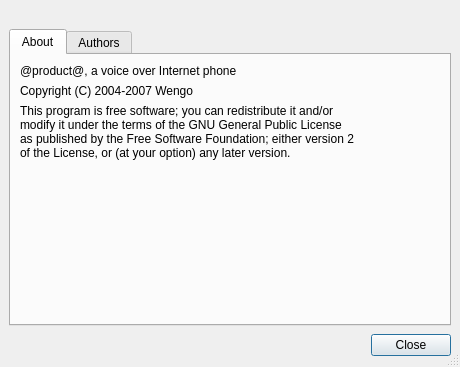
<ui version="4.0" >
 <class>AboutWindow</class>
 <widget class="QDialog" name="AboutWindow" >
  <property name="geometry" >
   <rect>
    <x>0</x>
    <y>0</y>
    <width>460</width>
    <height>367</height>
   </rect>
  </property>
  <property name="windowTitle" >
   <string>@product@ - About</string>
  </property>
  <property name="sizeGripEnabled" >
   <bool>true</bool>
  </property>
  <layout class="QGridLayout" >
   <property name="margin" >
    <number>9</number>
   </property>
   <property name="spacing" >
    <number>6</number>
   </property>
   <item row="0" column="0" >
    <widget class="QLabel" name="label" >
     <property name="pixmap" >
      <pixmap resource="../../../resources/wengophone.qrc" >:/pics/about_logo.png</pixmap>
     </property>
     <property name="alignment" >
      <set>Qt::AlignHCenter</set>
     </property>
    </widget>
   </item>
   <item row="1" column="0" >
    <widget class="QTabWidget" name="tabWidget" >
     <widget class="QWidget" name="aboutTab" >
      <attribute name="title" >
       <string>About</string>
      </attribute>
      <layout class="QGridLayout" >
       <property name="margin" >
        <number>9</number>
       </property>
       <property name="spacing" >
        <number>6</number>
       </property>
       <item row="4" column="0" >
        <widget class="QLabel" name="versionLabel" >
         <property name="enabled" >
          <bool>false</bool>
         </property>
        </widget>
       </item>
       <item row="3" column="0" >
        <spacer>
         <property name="orientation" >
          <enum>Qt::Vertical</enum>
         </property>
         <property name="sizeHint" >
          <size>
           <width>20</width>
           <height>40</height>
          </size>
         </property>
        </spacer>
       </item>
       <item row="0" column="0" >
        <widget class="QLabel" name="descriptionLabel" >
         <property name="text" >
          <string>@product@, a voice over Internet phone</string>
         </property>
        </widget>
       </item>
       <item row="1" column="0" >
        <widget class="QLabel" name="copyrightLabel" >
         <property name="text" >
          <string>Copyright (C) 2004-2007 Wengo</string>
         </property>
        </widget>
       </item>
       <item row="2" column="0" >
        <widget class="QLabel" name="licenseLabel" >
         <property name="text" >
          <string>This program is free software; you can redistribute it and/or
modify it under the terms of the GNU General Public License
as published by the Free Software Foundation; either version 2
of the License, or (at your option) any later version.</string>
         </property>
        </widget>
       </item>
      </layout>
     </widget>
     <widget class="QWidget" name="authorsTab" >
      <attribute name="title" >
       <string>Authors</string>
      </attribute>
      <layout class="QGridLayout" >
       <property name="margin" >
        <number>9</number>
       </property>
       <property name="spacing" >
        <number>6</number>
       </property>
       <item row="0" column="0" >
        <widget class="QTextEdit" name="authorsTextEdit" >
         <property name="readOnly" >
          <bool>true</bool>
         </property>
        </widget>
       </item>
      </layout>
     </widget>
    </widget>
   </item>
   <item row="2" column="0" >
    <layout class="QHBoxLayout" >
     <property name="margin" >
      <number>0</number>
     </property>
     <property name="spacing" >
      <number>6</number>
     </property>
     <item>
      <widget class="QLabel" name="wengoPhoneBuildIdStringLabel" >
       <property name="enabled" >
        <bool>false</bool>
       </property>
      </widget>
     </item>
     <item>
      <spacer>
       <property name="orientation" >
        <enum>Qt::Horizontal</enum>
       </property>
       <property name="sizeHint" >
        <size>
         <width>301</width>
         <height>26</height>
        </size>
       </property>
      </spacer>
     </item>
     <item>
      <widget class="QPushButton" name="closeButton" >
       <property name="text" >
        <string>Close</string>
       </property>
      </widget>
     </item>
    </layout>
   </item>
  </layout>
 </widget>
 <tabstops>
  <tabstop>tabWidget</tabstop>
  <tabstop>closeButton</tabstop>
  <tabstop>authorsTextEdit</tabstop>
 </tabstops>
 <resources>
  <include location="../../../resources/wengophone.qrc" />
 </resources>
 <connections>
  <connection>
   <sender>closeButton</sender>
   <signal>clicked()</signal>
   <receiver>AboutWindow</receiver>
   <slot>reject()</slot>
   <hints>
    <hint type="sourcelabel" >
     <x>453</x>
     <y>498</y>
    </hint>
    <hint type="destinationlabel" >
     <x>212</x>
     <y>262</y>
    </hint>
   </hints>
  </connection>
 </connections>
</ui>
